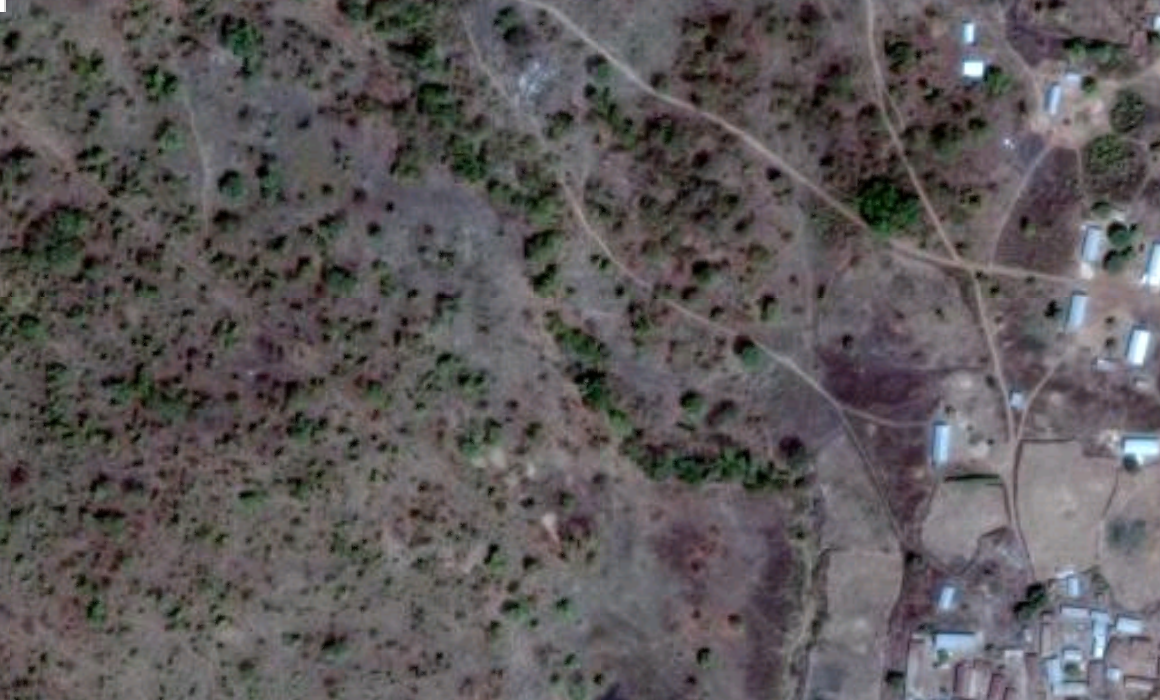
#> input picture maps_scrapping/0_cropped.png, 1160 x 700 px, given in place of 9_example.png, which was not available
$ jupyter execute --allow-errors carte_nikki.ipynb   (text cells are left out)
#> lines starting #> are read from the running program, lines starting #| are printed output that depends on the picture; pictures that were not available may be replaced by others from this repository, and a replacement may not be noted
[cell 1]
import time
import pandas as pd

from selenium import webdriver
from selenium.webdriver.support.ui import Select
from selenium import webdriver
from PIL import Image

[cell 2]
import gspread
import httplib2
import os, io
import argparse
import auth


from httplib2 import Http
from oauth2client import file,client, tools
from googleapiclient import discovery
from googleapiclient.http import MediaFileUpload, MediaIoBaseDownload
from oauth2client.service_account import ServiceAccountCredentials

SCOPES = ['https://spreadsheets.google.com/feeds',
         'https://www.googleapis.com/auth/drive',
         'https://www.googleapis.com/auth/drive.file',
         'https://www.googleapis.com/auth/spreadsheets.currentonly',
         'https://www.googleapis.com/auth/spreadsheets',
         'https://www.googleapis.com/auth/presentations',
         'https://www.googleapis.com/auth/drive.scripts',
         'https://www.googleapis.com/auth/drive.appdata',
         'https://www.googleapis.com/auth/drive.metadata'
        ]
#> (the rest of this cell did not finish here and is left out)

[cell 3]
drive_folder='12nPlS3tkFe5z-r-jobf9jJi-LbMDkzV6'

[cell 4]
'''
filename -> name of the file in drive
filepath -> path of the local file
folder_id -> id of the drive folder where you want to put the file
filetype -> text/csv
fileapp: application/vnd.google-apps.spreadsheet
'''

def uploadFile(filename,filepath,folder_id,filetype,fileapp):
    file_metadata = { 'name': filename,
                      'parents': [folder_id],
                      'mimeType': fileapp,
                    }


    media = MediaFileUpload(filepath,
                            mimetype=filetype)
    file = drive_service.files().create(body=file_metadata,
                                        media_body=media,
                                        fields='id').execute()

[cell 5]
def crop(image_path, coords, saved_location):
    """
    @param image_path: The path to the image to edit
    @param coords: A tuple of x/y coordinates (x1, y1, x2, y2)
    @param saved_location: Path to save the cropped image
    """
#> called with image_path = '9_example.png', coords = (40, 100, 2500, 1300), saved_location = '9_cropped.png'
    image_obj = Image.open(image_path)
#> image_obj is the input picture: PIL image 1160x700 RGBA; mean R, G, B, A 92.7, 88.5, 89.5, 255
    cropped_image = image_obj.crop(coords)
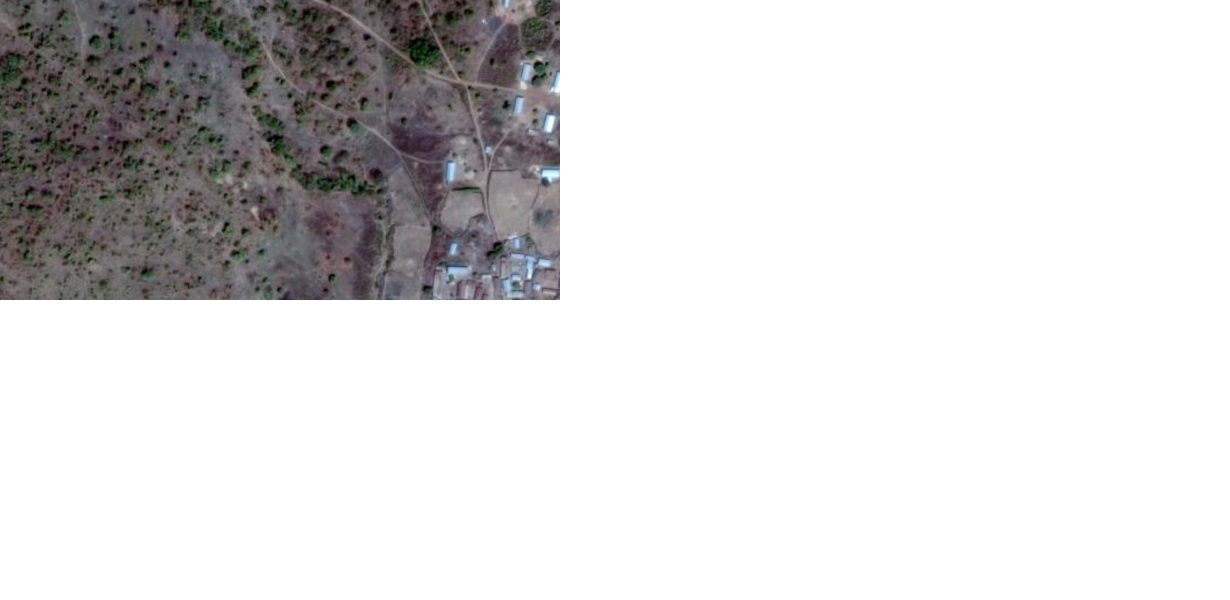
#> cropped_image: PIL image 2460x1200 RGBA (shown at 1/2 size); mean R, G, B, A 21.4, 20.4, 20.7, 58; transparent parts drawn white
    cropped_image.save(saved_location)
    cropped_image.show()

[cell 6]
#driver.close()

#> (a cell that did not finish here is left out)

[cell 8]
# upper left corner
u_l_c={
'lat':10.2373265,
'long':2.7572038
}
# upper right corner
u_r_c={
'lat':10.2373265,
'long':3.6937883
}
# lower right corner
l_r_c={
'lat':9.600178,
'long':3.6937883
}
# lower left corner
l_l_c={
'lat':9.600178,
'long':2.7572038
}

[cell 9]
104/111.111

[cell 10]
size=800
lat=10.0644685
long=2.8327505

[cell 11]
size=800
lat=9.938680538577499
long=3.207437961881851

[cell 12]
horizontal=((u_r_c['long']-u_l_c['long'])*111.111)*1000/size

[cell 13]
vertical=((u_r_c['lat']-l_r_c['lat'])*111.111)*1000/size

[cell 14]
horizontal*vertical

[cell 15]
url=('''https://www.google.com/maps/@'''+
     str(lat)+','+str(long)+''','''+str(size)+'''m/data=!3m1!1e3'''
     )

#> (a cell that did not finish here is left out)

#> (a cell that did not finish here is left out)

#> (a cell that did not finish here is left out)

#> (a cell that did not finish here is left out)

#> (a cell that did not finish here is left out)

#> (a cell that did not finish here is left out)

[cell 22]
crop('9_example.png',(40, 100, 2500, 1300),'9_cropped.png')

[cell 23]
lat=lat+600/111111
long=2.8327505

[cell 24]
crop('2_example.png',(40, 100, 2500, 1300),'2_cropped.png')
#> call 2 of crop, with image_path = '2_example.png', coords = (40, 100, 2500, 1300), saved_location = '2_cropped.png'
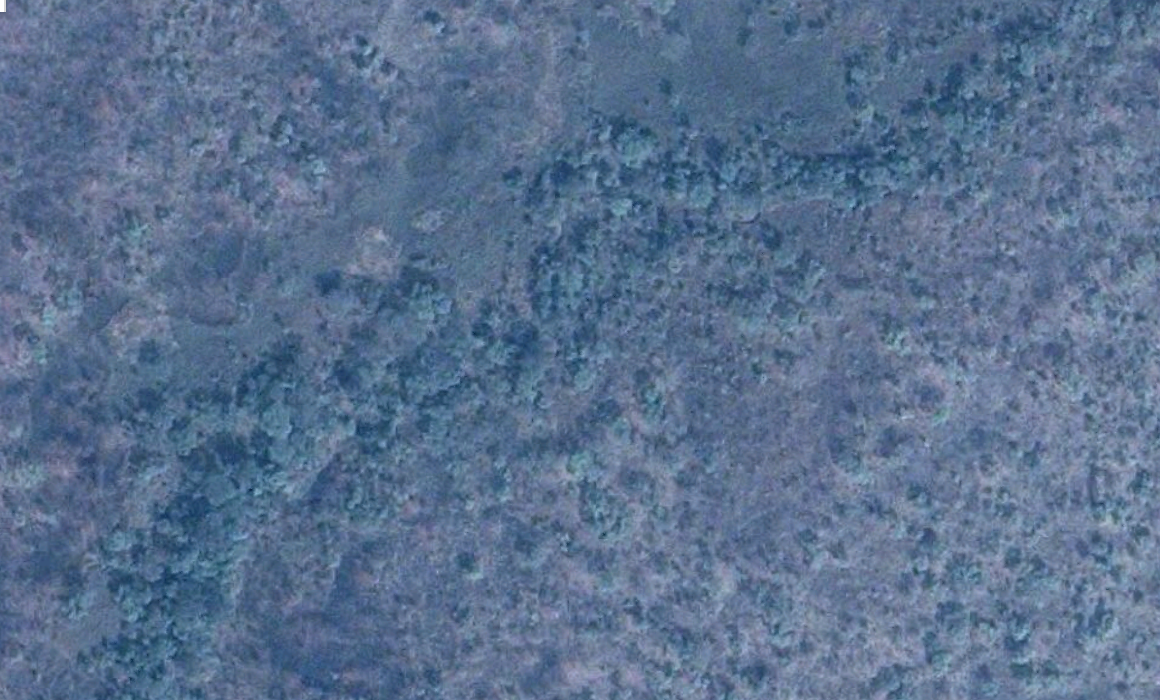
#> input picture maps_scrapping/3_cropped.png, 1160 x 700 px, given in place of 2_example.png, which was not available
#> in crop, image_obj is the input picture: PIL image 1160x700 RGBA; mean R, G, B, A 89.8, 112.4, 142.5, 255
#> in crop (call 2), `cropped_image = image_obj.crop(coords)`:
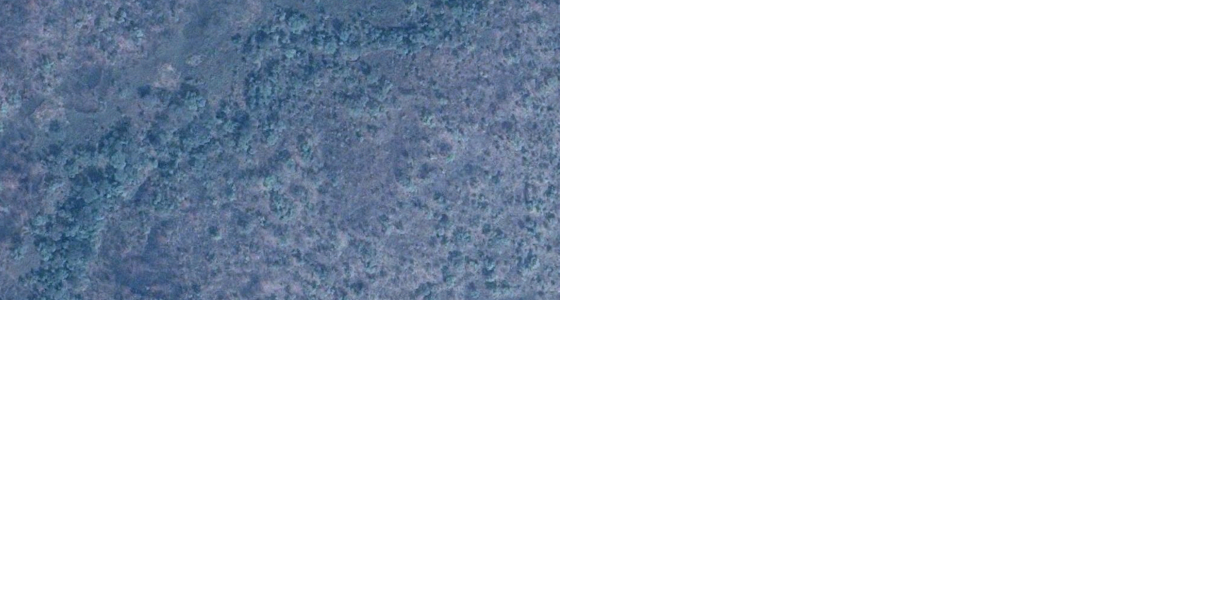
#> cropped_image: PIL image 2460x1200 RGBA (shown at 1/2 size); mean R, G, B, A 20.5, 25.7, 32.5, 58; transparent parts drawn white
